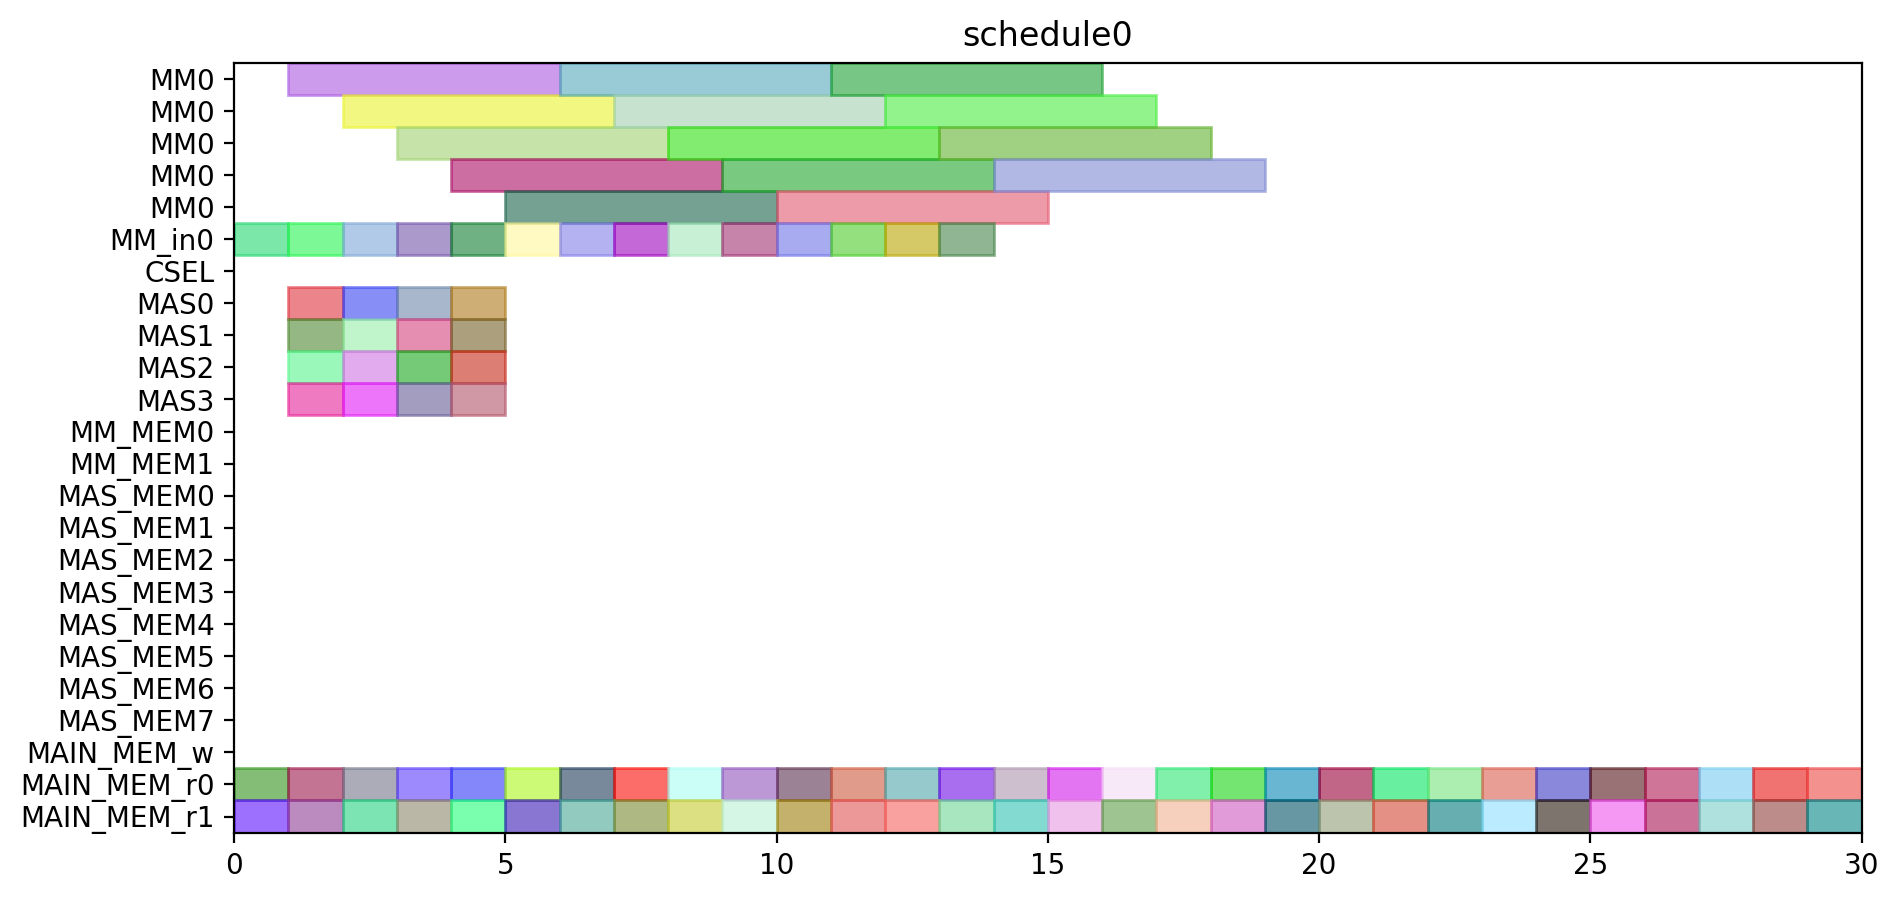

The Python source for this figure:
from pyschedule import Scenario, solvers, plotters, alt


def solve():
	horizon = 90
	S = Scenario("schedule0", horizon=horizon)

	# resource
	MM = S.Resources('MM', num=1, size=5)
	MM_in = S.Resources('MM_in', num=1)
	CSEL = S.Resource('CSEL')
	MAS = S.Resources('MAS', num=4, size=1, periods=range(1, horizon))
	MM_MEM = S.Resources('MM_MEM', num=2)
	MAS_MEM = S.Resources('MAS_MEM', num=8)
	MAIN_MEM_w = S.Resource('MAIN_MEM_w', size=1)
	MAIN_MEM_r = S.Resources('MAIN_MEM_r', num=2)

	# result of previous scheduling

	# new tasks
	r1_t0_in = S.Task('r1_t0_in', length=1, delay_cost=1)
	r1_t0_in += alt(MM_in)
	r1_t0 = S.Task('r1_t0', length=5, delay_cost=1)
	r1_t0 += alt(MM)
	S += r1_t0>=r1_t0_in

	r1_t0_mem0 = S.Task('r1_t0_mem0', length=1, delay_cost=1)
	r1_t0_mem0 += MAIN_MEM_r[0]
	r1_t0_mem1 = S.Task('r1_t0_mem1', length=1, delay_cost=1)
	r1_t0_mem1 += MAIN_MEM_r[1]
	r1_t1_in = S.Task('r1_t1_in', length=1, delay_cost=1)
	r1_t1_in += alt(MM_in)
	r1_t1 = S.Task('r1_t1', length=5, delay_cost=1)
	r1_t1 += alt(MM)
	S += r1_t1>=r1_t1_in

	r1_t1_mem0 = S.Task('r1_t1_mem0', length=1, delay_cost=1)
	r1_t1_mem0 += MAIN_MEM_r[0]
	r1_t1_mem1 = S.Task('r1_t1_mem1', length=1, delay_cost=1)
	r1_t1_mem1 += MAIN_MEM_r[1]
	r1_t2 = S.Task('r1_t2', length=1, delay_cost=1)
	r1_t2 += alt(MAS)

	r1_t2_mem0 = S.Task('r1_t2_mem0', length=1, delay_cost=1)
	r1_t2_mem0 += MAIN_MEM_r[0]
	r1_t2_mem1 = S.Task('r1_t2_mem1', length=1, delay_cost=1)
	r1_t2_mem1 += MAIN_MEM_r[1]
	r1_t3 = S.Task('r1_t3', length=1, delay_cost=1)
	r1_t3 += alt(MAS)

	r1_t3_mem0 = S.Task('r1_t3_mem0', length=1, delay_cost=1)
	r1_t3_mem0 += MAIN_MEM_r[0]
	r1_t3_mem1 = S.Task('r1_t3_mem1', length=1, delay_cost=1)
	r1_t3_mem1 += MAIN_MEM_r[1]
	r3_t0_in = S.Task('r3_t0_in', length=1, delay_cost=1)
	r3_t0_in += alt(MM_in)
	r3_t0 = S.Task('r3_t0', length=5, delay_cost=1)
	r3_t0 += alt(MM)
	S += r3_t0>=r3_t0_in

	r3_t0_mem0 = S.Task('r3_t0_mem0', length=1, delay_cost=1)
	r3_t0_mem0 += MAIN_MEM_r[0]
	r3_t0_mem1 = S.Task('r3_t0_mem1', length=1, delay_cost=1)
	r3_t0_mem1 += MAIN_MEM_r[1]
	r3_t1_in = S.Task('r3_t1_in', length=1, delay_cost=1)
	r3_t1_in += alt(MM_in)
	r3_t1 = S.Task('r3_t1', length=5, delay_cost=1)
	r3_t1 += alt(MM)
	S += r3_t1>=r3_t1_in

	r3_t1_mem0 = S.Task('r3_t1_mem0', length=1, delay_cost=1)
	r3_t1_mem0 += MAIN_MEM_r[0]
	r3_t1_mem1 = S.Task('r3_t1_mem1', length=1, delay_cost=1)
	r3_t1_mem1 += MAIN_MEM_r[1]
	r3_t2 = S.Task('r3_t2', length=1, delay_cost=1)
	r3_t2 += alt(MAS)

	r3_t2_mem0 = S.Task('r3_t2_mem0', length=1, delay_cost=1)
	r3_t2_mem0 += MAIN_MEM_r[0]
	r3_t2_mem1 = S.Task('r3_t2_mem1', length=1, delay_cost=1)
	r3_t2_mem1 += MAIN_MEM_r[1]
	r3_t3 = S.Task('r3_t3', length=1, delay_cost=1)
	r3_t3 += alt(MAS)

	r3_t3_mem0 = S.Task('r3_t3_mem0', length=1, delay_cost=1)
	r3_t3_mem0 += MAIN_MEM_r[0]
	r3_t3_mem1 = S.Task('r3_t3_mem1', length=1, delay_cost=1)
	r3_t3_mem1 += MAIN_MEM_r[1]
	r4_t0_in = S.Task('r4_t0_in', length=1, delay_cost=1)
	r4_t0_in += alt(MM_in)
	r4_t0 = S.Task('r4_t0', length=5, delay_cost=1)
	r4_t0 += alt(MM)
	S += r4_t0>=r4_t0_in

	r4_t0_mem0 = S.Task('r4_t0_mem0', length=1, delay_cost=1)
	r4_t0_mem0 += MAIN_MEM_r[0]
	r4_t0_mem1 = S.Task('r4_t0_mem1', length=1, delay_cost=1)
	r4_t0_mem1 += MAIN_MEM_r[1]
	r4_t1_in = S.Task('r4_t1_in', length=1, delay_cost=1)
	r4_t1_in += alt(MM_in)
	r4_t1 = S.Task('r4_t1', length=5, delay_cost=1)
	r4_t1 += alt(MM)
	S += r4_t1>=r4_t1_in

	r4_t1_mem0 = S.Task('r4_t1_mem0', length=1, delay_cost=1)
	r4_t1_mem0 += MAIN_MEM_r[0]
	r4_t1_mem1 = S.Task('r4_t1_mem1', length=1, delay_cost=1)
	r4_t1_mem1 += MAIN_MEM_r[1]
	r4_t2 = S.Task('r4_t2', length=1, delay_cost=1)
	r4_t2 += alt(MAS)

	r4_t2_mem0 = S.Task('r4_t2_mem0', length=1, delay_cost=1)
	r4_t2_mem0 += MAIN_MEM_r[0]
	r4_t2_mem1 = S.Task('r4_t2_mem1', length=1, delay_cost=1)
	r4_t2_mem1 += MAIN_MEM_r[1]
	r4_t3 = S.Task('r4_t3', length=1, delay_cost=1)
	r4_t3 += alt(MAS)

	r4_t3_mem0 = S.Task('r4_t3_mem0', length=1, delay_cost=1)
	r4_t3_mem0 += MAIN_MEM_r[0]
	r4_t3_mem1 = S.Task('r4_t3_mem1', length=1, delay_cost=1)
	r4_t3_mem1 += MAIN_MEM_r[1]
	r5_t0_in = S.Task('r5_t0_in', length=1, delay_cost=1)
	r5_t0_in += alt(MM_in)
	r5_t0 = S.Task('r5_t0', length=5, delay_cost=1)
	r5_t0 += alt(MM)
	S += r5_t0>=r5_t0_in

	r5_t0_mem0 = S.Task('r5_t0_mem0', length=1, delay_cost=1)
	r5_t0_mem0 += MAIN_MEM_r[0]
	r5_t0_mem1 = S.Task('r5_t0_mem1', length=1, delay_cost=1)
	r5_t0_mem1 += MAIN_MEM_r[1]
	r5_t1_in = S.Task('r5_t1_in', length=1, delay_cost=1)
	r5_t1_in += alt(MM_in)
	r5_t1 = S.Task('r5_t1', length=5, delay_cost=1)
	r5_t1 += alt(MM)
	S += r5_t1>=r5_t1_in

	r5_t1_mem0 = S.Task('r5_t1_mem0', length=1, delay_cost=1)
	r5_t1_mem0 += MAIN_MEM_r[0]
	r5_t1_mem1 = S.Task('r5_t1_mem1', length=1, delay_cost=1)
	r5_t1_mem1 += MAIN_MEM_r[1]
	r5_t2 = S.Task('r5_t2', length=1, delay_cost=1)
	r5_t2 += alt(MAS)

	r5_t2_mem0 = S.Task('r5_t2_mem0', length=1, delay_cost=1)
	r5_t2_mem0 += MAIN_MEM_r[0]
	r5_t2_mem1 = S.Task('r5_t2_mem1', length=1, delay_cost=1)
	r5_t2_mem1 += MAIN_MEM_r[1]
	r5_t3 = S.Task('r5_t3', length=1, delay_cost=1)
	r5_t3 += alt(MAS)

	r5_t3_mem0 = S.Task('r5_t3_mem0', length=1, delay_cost=1)
	r5_t3_mem0 += MAIN_MEM_r[0]
	r5_t3_mem1 = S.Task('r5_t3_mem1', length=1, delay_cost=1)
	r5_t3_mem1 += MAIN_MEM_r[1]
	r6_t0_in = S.Task('r6_t0_in', length=1, delay_cost=1)
	r6_t0_in += alt(MM_in)
	r6_t0 = S.Task('r6_t0', length=5, delay_cost=1)
	r6_t0 += alt(MM)
	S += r6_t0>=r6_t0_in

	r6_t0_mem0 = S.Task('r6_t0_mem0', length=1, delay_cost=1)
	r6_t0_mem0 += MAIN_MEM_r[0]
	r6_t0_mem1 = S.Task('r6_t0_mem1', length=1, delay_cost=1)
	r6_t0_mem1 += MAIN_MEM_r[1]
	r6_t1_in = S.Task('r6_t1_in', length=1, delay_cost=1)
	r6_t1_in += alt(MM_in)
	r6_t1 = S.Task('r6_t1', length=5, delay_cost=1)
	r6_t1 += alt(MM)
	S += r6_t1>=r6_t1_in

	r6_t1_mem0 = S.Task('r6_t1_mem0', length=1, delay_cost=1)
	r6_t1_mem0 += MAIN_MEM_r[0]
	r6_t1_mem1 = S.Task('r6_t1_mem1', length=1, delay_cost=1)
	r6_t1_mem1 += MAIN_MEM_r[1]
	r6_t2 = S.Task('r6_t2', length=1, delay_cost=1)
	r6_t2 += alt(MAS)

	r6_t2_mem0 = S.Task('r6_t2_mem0', length=1, delay_cost=1)
	r6_t2_mem0 += MAIN_MEM_r[0]
	r6_t2_mem1 = S.Task('r6_t2_mem1', length=1, delay_cost=1)
	r6_t2_mem1 += MAIN_MEM_r[1]
	r6_t3 = S.Task('r6_t3', length=1, delay_cost=1)
	r6_t3 += alt(MAS)

	r6_t3_mem0 = S.Task('r6_t3_mem0', length=1, delay_cost=1)
	r6_t3_mem0 += MAIN_MEM_r[0]
	r6_t3_mem1 = S.Task('r6_t3_mem1', length=1, delay_cost=1)
	r6_t3_mem1 += MAIN_MEM_r[1]
	r9_t2 = S.Task('r9_t2', length=1, delay_cost=1)
	r9_t2 += alt(MAS)

	r9_t2_mem0 = S.Task('r9_t2_mem0', length=1, delay_cost=1)
	r9_t2_mem0 += MAIN_MEM_r[0]
	r9_t2_mem1 = S.Task('r9_t2_mem1', length=1, delay_cost=1)
	r9_t2_mem1 += MAIN_MEM_r[1]
	r12_t0_in = S.Task('r12_t0_in', length=1, delay_cost=1)
	r12_t0_in += alt(MM_in)
	r12_t0 = S.Task('r12_t0', length=5, delay_cost=1)
	r12_t0 += alt(MM)
	S += r12_t0>=r12_t0_in

	r12_t0_mem0 = S.Task('r12_t0_mem0', length=1, delay_cost=1)
	r12_t0_mem0 += MAIN_MEM_r[0]
	r12_t0_mem1 = S.Task('r12_t0_mem1', length=1, delay_cost=1)
	r12_t0_mem1 += MAIN_MEM_r[1]
	r12_t1_in = S.Task('r12_t1_in', length=1, delay_cost=1)
	r12_t1_in += alt(MM_in)
	r12_t1 = S.Task('r12_t1', length=5, delay_cost=1)
	r12_t1 += alt(MM)
	S += r12_t1>=r12_t1_in

	r12_t1_mem0 = S.Task('r12_t1_mem0', length=1, delay_cost=1)
	r12_t1_mem0 += MAIN_MEM_r[0]
	r12_t1_mem1 = S.Task('r12_t1_mem1', length=1, delay_cost=1)
	r12_t1_mem1 += MAIN_MEM_r[1]
	r12_t2 = S.Task('r12_t2', length=1, delay_cost=1)
	r12_t2 += alt(MAS)

	r12_t2_mem0 = S.Task('r12_t2_mem0', length=1, delay_cost=1)
	r12_t2_mem0 += MAIN_MEM_r[0]
	r12_t2_mem1 = S.Task('r12_t2_mem1', length=1, delay_cost=1)
	r12_t2_mem1 += MAIN_MEM_r[1]
	r12_t3 = S.Task('r12_t3', length=1, delay_cost=1)
	r12_t3 += alt(MAS)

	r12_t3_mem0 = S.Task('r12_t3_mem0', length=1, delay_cost=1)
	r12_t3_mem0 += MAIN_MEM_r[0]
	r12_t3_mem1 = S.Task('r12_t3_mem1', length=1, delay_cost=1)
	r12_t3_mem1 += MAIN_MEM_r[1]
	r13_t0_in = S.Task('r13_t0_in', length=1, delay_cost=1)
	r13_t0_in += alt(MM_in)
	r13_t0 = S.Task('r13_t0', length=5, delay_cost=1)
	r13_t0 += alt(MM)
	S += r13_t0>=r13_t0_in

	r13_t0_mem0 = S.Task('r13_t0_mem0', length=1, delay_cost=1)
	r13_t0_mem0 += MAIN_MEM_r[0]
	r13_t0_mem1 = S.Task('r13_t0_mem1', length=1, delay_cost=1)
	r13_t0_mem1 += MAIN_MEM_r[1]
	r13_t1_in = S.Task('r13_t1_in', length=1, delay_cost=1)
	r13_t1_in += alt(MM_in)
	r13_t1 = S.Task('r13_t1', length=5, delay_cost=1)
	r13_t1 += alt(MM)
	S += r13_t1>=r13_t1_in

	r13_t1_mem0 = S.Task('r13_t1_mem0', length=1, delay_cost=1)
	r13_t1_mem0 += MAIN_MEM_r[0]
	r13_t1_mem1 = S.Task('r13_t1_mem1', length=1, delay_cost=1)
	r13_t1_mem1 += MAIN_MEM_r[1]
	r13_t2 = S.Task('r13_t2', length=1, delay_cost=1)
	r13_t2 += alt(MAS)

	r13_t2_mem0 = S.Task('r13_t2_mem0', length=1, delay_cost=1)
	r13_t2_mem0 += MAIN_MEM_r[0]
	r13_t2_mem1 = S.Task('r13_t2_mem1', length=1, delay_cost=1)
	r13_t2_mem1 += MAIN_MEM_r[1]
	r13_t3 = S.Task('r13_t3', length=1, delay_cost=1)
	r13_t3 += alt(MAS)

	r13_t3_mem0 = S.Task('r13_t3_mem0', length=1, delay_cost=1)
	r13_t3_mem0 += MAIN_MEM_r[0]
	r13_t3_mem1 = S.Task('r13_t3_mem1', length=1, delay_cost=1)
	r13_t3_mem1 += MAIN_MEM_r[1]
	r16_t3 = S.Task('r16_t3', length=1, delay_cost=1)
	r16_t3 += alt(MAS)

	r16_t3_mem0 = S.Task('r16_t3_mem0', length=1, delay_cost=1)
	r16_t3_mem0 += MAIN_MEM_r[0]
	r16_t3_mem1 = S.Task('r16_t3_mem1', length=1, delay_cost=1)
	r16_t3_mem1 += MAIN_MEM_r[1]
	solvers.mip.solve(S,msg=1,kind='CPLEX',ratio_gap=1.01)

	solution = [['hoge']*len(S.solution()[1]) for i in range(len(S.solution()))]
	for i in range(len(S.solution())):
		for j in range(len(S.solution()[i])):
			solution[i][j]=str(S.solution()[i][j])
	print(solution)

	cycles = int(solution[-1][3])

	pic_file_name = "/home/mfukuda/ABE/multiRAM_multiMAS_16mux/scheduling_result/stage5MM1_stage1MAS4/EP2_YRECOVER/schedule0.png"
	if(S.solution() != []):
		plotters.matplotlib.plot(S,img_filename=pic_file_name, show_task_labels=False, fig_size=(cycles*0.25+3, 5))

	return solution
